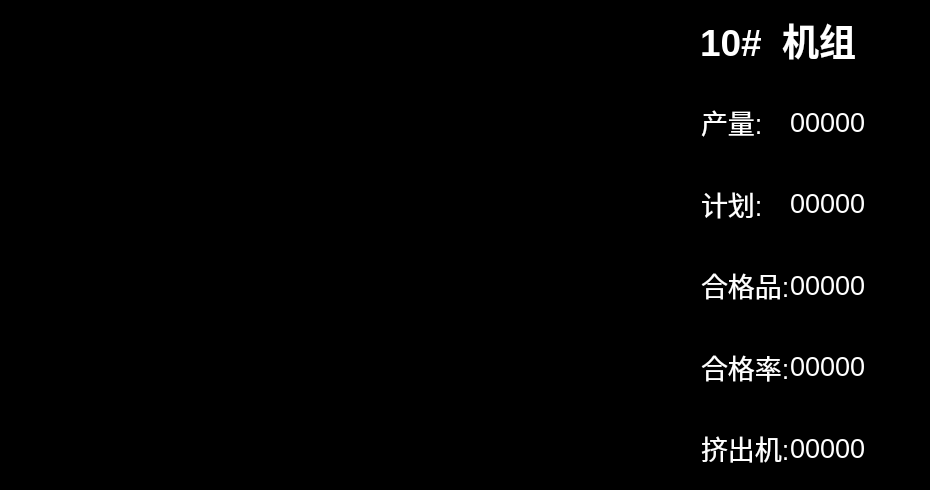
     <widget class="QFrame" name="frame_curve10">
      <property name="geometry">
       <rect>
        <x>980</x>
        <y>1030</y>
        <width>930</width>
        <height>490</height>
       </rect>
      </property>
      <property name="styleSheet">
       <string notr="true">background-color: rgb(0, 0, 0);</string>
      </property>
      <property name="frameShape">
       <enum>QFrame::StyledPanel</enum>
      </property>
      <property name="frameShadow">
       <enum>QFrame::Raised</enum>
      </property>
      <widget class="QLabel" name="curve10_title">
       <property name="geometry">
        <rect>
         <x>700</x>
         <y>0</y>
         <width>190</width>
         <height>80</height>
        </rect>
       </property>
       <property name="font">
        <font>
         <pointsize>28</pointsize>
         <weight>75</weight>
         <bold>true</bold>
        </font>
       </property>
       <property name="layoutDirection">
        <enum>Qt::LeftToRight</enum>
       </property>
       <property name="autoFillBackground">
        <bool>false</bool>
       </property>
       <property name="styleSheet">
        <string notr="true">color: rgb(255, 255, 255);</string>
       </property>
       <property name="text">
        <string>10#  机组</string>
       </property>
      </widget>
      <widget class="QWidget" name="curve10" native="true">
       <property name="geometry">
        <rect>
         <x>0</x>
         <y>0</y>
         <width>740</width>
         <height>490</height>
        </rect>
       </property>
      </widget>
      <widget class="QFrame" name="frame_data1_7">
       <property name="geometry">
        <rect>
         <x>700</x>
         <y>80</y>
         <width>230</width>
         <height>410</height>
        </rect>
       </property>
       <property name="font">
        <font>
         <pointsize>20</pointsize>
        </font>
       </property>
       <property name="frameShape">
        <enum>QFrame::StyledPanel</enum>
       </property>
       <property name="frameShadow">
        <enum>QFrame::Raised</enum>
       </property>
       <layout class="QGridLayout" name="gridLayout_10">
        <property name="leftMargin">
         <number>0</number>
        </property>
        <property name="topMargin">
         <number>0</number>
        </property>
        <property name="rightMargin">
         <number>0</number>
        </property>
        <property name="bottomMargin">
         <number>0</number>
        </property>
        <property name="spacing">
         <number>0</number>
        </property>
        <item row="0" column="0">
         <widget class="QLabel" name="curve1_lable1_7">
          <property name="sizePolicy">
           <sizepolicy hsizetype="Expanding" vsizetype="Expanding">
            <horstretch>1</horstretch>
            <verstretch>1</verstretch>
           </sizepolicy>
          </property>
          <property name="font">
           <font>
            <pointsize>20</pointsize>
           </font>
          </property>
          <property name="styleSheet">
           <string notr="true">color: rgb(255, 255, 255);</string>
          </property>
          <property name="text">
           <string>产量:</string>
          </property>
         </widget>
        </item>
        <item row="1" column="0">
         <widget class="QLabel" name="curve1_lable3_7">
          <property name="sizePolicy">
           <sizepolicy hsizetype="Preferred" vsizetype="Expanding">
            <horstretch>0</horstretch>
            <verstretch>1</verstretch>
           </sizepolicy>
          </property>
          <property name="font">
           <font>
            <pointsize>20</pointsize>
           </font>
          </property>
          <property name="styleSheet">
           <string notr="true">color: rgb(255, 255, 255);</string>
          </property>
          <property name="text">
           <string>计划:</string>
          </property>
         </widget>
        </item>
        <item row="1" column="1">
         <widget class="QLabel" name="curve1_lable4_7">
          <property name="font">
           <font>
            <pointsize>20</pointsize>
           </font>
          </property>
          <property name="styleSheet">
           <string notr="true">color: rgb(255, 255, 255);</string>
          </property>
          <property name="text">
           <string>00000</string>
          </property>
         </widget>
        </item>
        <item row="2" column="0">
         <widget class="QLabel" name="curve1_lable5_7">
          <property name="sizePolicy">
           <sizepolicy hsizetype="Preferred" vsizetype="Expanding">
            <horstretch>0</horstretch>
            <verstretch>1</verstretch>
           </sizepolicy>
          </property>
          <property name="font">
           <font>
            <pointsize>20</pointsize>
           </font>
          </property>
          <property name="styleSheet">
           <string notr="true">color: rgb(255, 255, 255);</string>
          </property>
          <property name="text">
           <string>合格品:</string>
          </property>
         </widget>
        </item>
        <item row="2" column="1">
         <widget class="QLabel" name="curve1_lable6_7">
          <property name="font">
           <font>
            <pointsize>20</pointsize>
           </font>
          </property>
          <property name="styleSheet">
           <string notr="true">color: rgb(255, 255, 255);</string>
          </property>
          <property name="text">
           <string>00000</string>
          </property>
         </widget>
        </item>
        <item row="3" column="0">
         <widget class="QLabel" name="curve1_lable7_7">
          <property name="sizePolicy">
           <sizepolicy hsizetype="Preferred" vsizetype="Expanding">
            <horstretch>0</horstretch>
            <verstretch>1</verstretch>
           </sizepolicy>
          </property>
          <property name="font">
           <font>
            <pointsize>20</pointsize>
           </font>
          </property>
          <property name="styleSheet">
           <string notr="true">color: rgb(255, 255, 255);</string>
          </property>
          <property name="text">
           <string>合格率:</string>
          </property>
         </widget>
        </item>
        <item row="3" column="1">
         <widget class="QLabel" name="curve1_lable8_7">
          <property name="font">
           <font>
            <pointsize>20</pointsize>
           </font>
          </property>
          <property name="styleSheet">
           <string notr="true">color: rgb(255, 255, 255);</string>
          </property>
          <property name="text">
           <string>00000</string>
          </property>
         </widget>
        </item>
        <item row="4" column="0">
         <widget class="QLabel" name="curve1_lable9_7">
          <property name="sizePolicy">
           <sizepolicy hsizetype="Preferred" vsizetype="Expanding">
            <horstretch>0</horstretch>
            <verstretch>1</verstretch>
           </sizepolicy>
          </property>
          <property name="font">
           <font>
            <pointsize>20</pointsize>
           </font>
          </property>
          <property name="styleSheet">
           <string notr="true">color: rgb(255, 255, 255);</string>
          </property>
          <property name="text">
           <string>挤出机:</string>
          </property>
         </widget>
        </item>
        <item row="4" column="1">
         <widget class="QLabel" name="curve1_lable10_7">
          <property name="font">
           <font>
            <pointsize>20</pointsize>
           </font>
          </property>
          <property name="styleSheet">
           <string notr="true">color: rgb(255, 255, 255);</string>
          </property>
          <property name="text">
           <string>00000</string>
          </property>
         </widget>
        </item>
        <item row="0" column="1">
         <widget class="QLabel" name="curve1_lable2_7">
          <property name="sizePolicy">
           <sizepolicy hsizetype="Expanding" vsizetype="Preferred">
            <horstretch>3</horstretch>
            <verstretch>0</verstretch>
           </sizepolicy>
          </property>
          <property name="font">
           <font>
            <pointsize>20</pointsize>
           </font>
          </property>
          <property name="styleSheet">
           <string notr="true">color: rgb(255, 255, 255);</string>
          </property>
          <property name="text">
           <string>00000</string>
          </property>
         </widget>
        </item>
       </layout>
      </widget>
      <zorder>curve10</zorder>
      <zorder>frame_data1_7</zorder>
      <zorder>curve10_title</zorder>
     </widget>
